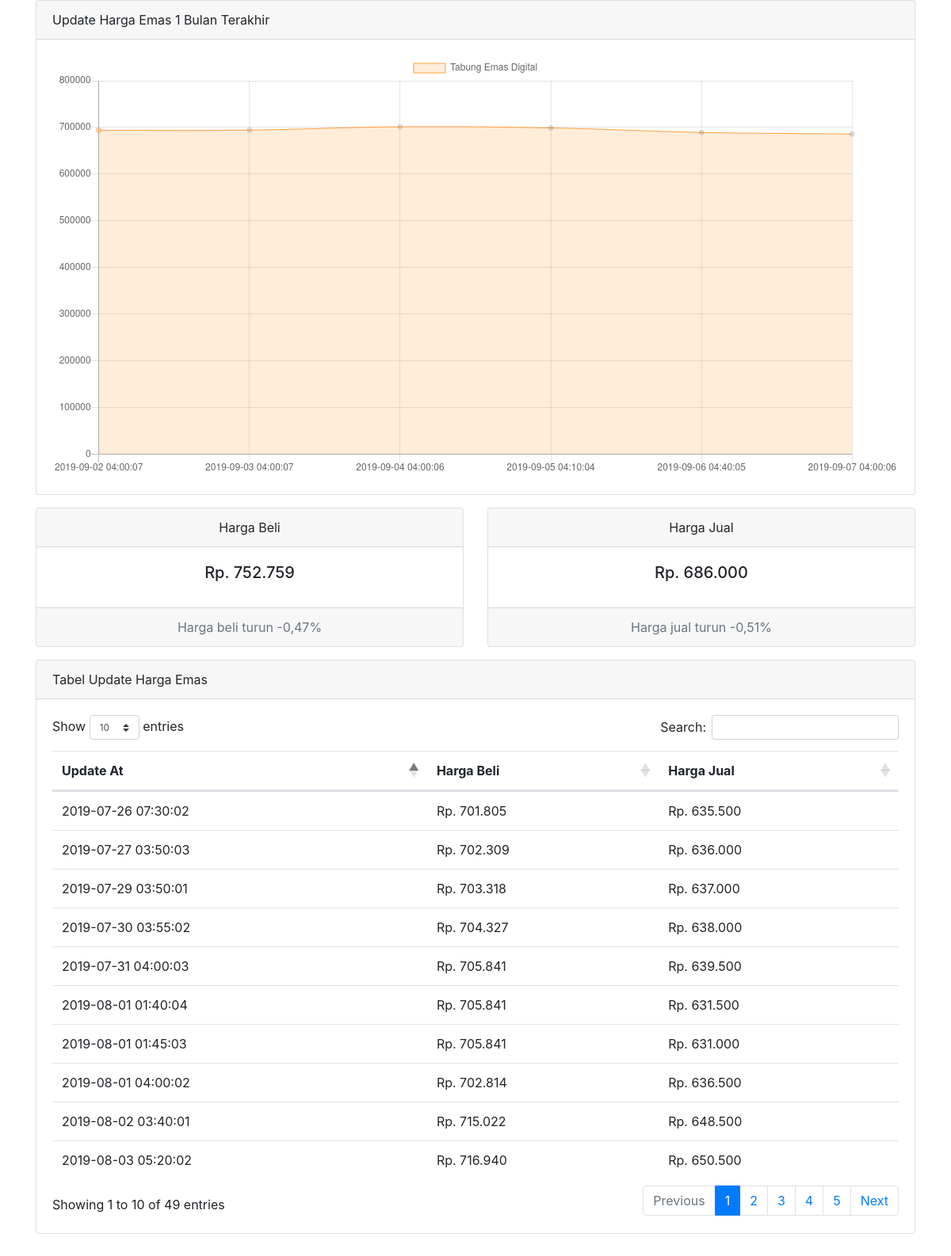
The page / on the database its author committed.
### tables this page shows
CREATE TABLE `t_update_ubs` (
  `IDX` bigint(20) NOT NULL,
  `UPDATE_AT` timestamp NOT NULL DEFAULT current_timestamp() ON UPDATE current_timestamp(),
  `HRG_BELI` text NOT NULL,
  `HRG_JUAL` text NOT NULL
);

### index.php (the view, shortened to what this page needs)
<?php
$conn = connectDb();
$var_selisih = 5000;
?>
<!DOCTYPE html>
<head>
	<link rel="stylesheet" type="text/css" href="https://cdnjs.cloudflare.com/ajax/libs/Chart.js/2.8.0/Chart.css">
	<link rel="stylesheet" href="https://maxcdn.bootstrapcdn.com/bootstrap/4.0.0/css/bootstrap.min.css">
	<link rel="stylesheet" href="https://cdn.datatables.net/1.10.18/css/dataTables.bootstrap4.min.css">
</head>
<body>
	<section>
		<div class="container">
			<div class="row">
				<div class="col-xs-12 col-sm-12 col-md-12 col-lg-12 col-xl-12">
					<div class="card mb-3">
						<div class="card-header">
							<i class="fa fa-table"></i> Update Harga Emas 1 Bulan Terakhir
						</div>
						<div class="card-body">
							<canvas id="barChart"></canvas>
						</div>
					</div>
				</div>
			</div>
		</div>
	</section>
	<?php
	$qry	= mysqli_query($conn, "SELECT `IDX`, `UPDATE_AT`, `HRG_BELI`, `HRG_JUAL` FROM `t_update_ubs` WHERE DATE_FORMAT(UPDATE_AT, '%m-%Y') = DATE_FORMAT(NOW(), '%m-%Y') ORDER BY `UPDATE_AT` ASC") or die(mysqli_error($conn));
	$qry2	= mysqli_query($conn, "SELECT `IDX`, `UPDATE_AT`, `HRG_BELI`, `HRG_JUAL` FROM `t_update_ubs` WHERE DATE_FORMAT(UPDATE_AT, '%m-%Y') = DATE_FORMAT(NOW(), '%m-%Y') ORDER BY `UPDATE_AT` ASC") or die(mysqli_error($conn));
	$qry_terbaru	= mysqli_query($conn, "SELECT `UPDATE_AT`, `HRG_BELI`, `HRG_JUAL` FROM `t_update_ubs` ORDER BY `UPDATE_AT` DESC LIMIT 2") or die(mysqli_error($conn));
	$qry3	= mysqli_query($conn, "SELECT `IDX`, `UPDATE_AT`, `HRG_BELI`, `HRG_JUAL` FROM `t_update_ubs`") or die(mysqli_error($conn));
	?>
	<script>
		// barChart
		var ctx1 = document.getElementById("barChart").getContext('2d');
		var barChart = new Chart(ctx1, {
			type: 'line',
			data: {
				labels: [
					<?php
					while ($data_jual_ubs = mysqli_fetch_assoc($qry)) {
						?> "<?php echo $data_jual_ubs['UPDATE_AT']; ?>",
					<?php
					}
					?>
				],
				datasets: [{
					label: 'Tabung Emas Digital',
					data: [
						<?php
						while ($data_njual_pl = mysqli_fetch_assoc($qry2)) {
							$hrgjual	= explode(',', $data_njual_pl['HRG_JUAL']);
							$hj			= implode("", $hrgjual);
							$hj_pl		= $hj + $var_selisih;
							echo $hj_pl . ",";
						}
						?>
					],
					backgroundColor: [
						'rgba(255, 159, 64, 0.2)'
					],
					borderColor: [
						'rgba(255, 159, 64, 1)'
					],
					borderWidth: 1
				}]
			},
			options: {
				scales: {
					yAxes: [{
						ticks: {
							beginAtZero: true
						}
					}]
				}
			}
		});
	</script>
	<section>
		<?php
		$ahah	= [];
		while ($data_baru = mysqli_fetch_assoc($qry_terbaru)) :
			array_push($ahah, $data_baru);
		endwhile;
		$new_beli	= $ahah[0]['HRG_BELI'];
		$new_beli_explode = explode(",", $new_beli);
		$new_beli_implode = implode("", $new_beli_explode);
		$new_beli_fix	= $new_beli_implode - $var_selisih;
		$new_jual	= $ahah[0]['HRG_JUAL'];
		$new_jual_explode = explode(",", $new_jual);
		$new_jual_implode = implode("", $new_jual_explode);
		$new_jual_fix	= $new_jual_implode + $var_selisih;
		$old_beli	= $ahah[1]['HRG_BELI'];
		$old_beli_explode = explode(",", $old_beli);
		$old_beli_implode = implode("", $old_beli_explode);
		$old_beli_fix	= $old_beli_implode - $var_selisih;
		$old_jual	= $ahah[1]['HRG_JUAL'];
		$old_jual_explode = explode(",", $old_jual);
		$old_jual_implode = implode("", $old_jual_explode);
		$old_jual_fix	= $old_jual_implode + $var_selisih;
		$beli_persen = (($new_beli_fix - $old_beli_fix) / $old_beli_fix) * 100;
		$jual_persen = (($new_jual_fix - $old_jual_fix) / $old_jual_fix) * 100;
		if ($new_beli_fix < $old_beli_fix) {
			$keterangan_beli = "Harga beli turun " . number_format($beli_persen, 2, ",", ".") . "%";
		} else {
			$keterangan_beli = "Harga beli naik " . number_format($beli_persen, 2, ",", ".") . "%";
		}
		if ($new_jual_fix < $old_jual_fix) {
			$keterangan_jual = "Harga jual turun " . number_format($jual_persen, 2, ",", ".") . "%";
		} else {
			$keterangan_jual = "Harga jual naik " . number_format($jual_persen, 2, ",", ".") . "%";
		}
		?>
		<div class="container">
			<div class="row">
				<div class="col-sm-12 col-md-6 col-lg-6 col-xl-6">
					<div class="card text-center">
						<div class="card-header">
							Harga Beli
						</div>
						<div class="card-body">
							<h5 class="card-title">Rp. <?= number_format($new_beli_fix, 0, ',', '.'); ?></h5>
						</div>
						<div class="card-footer text-muted">
							<?= $keterangan_beli; ?>
						</div>
					</div>
				</div>
				<div class="col-sm-12 col-md-6 col-lg-6 col-xl-6">
					<div class="card text-center">
						<div class="card-header">
							Harga Jual
						</div>
						<div class="card-body">
							<h5 class="card-title">Rp. <?= number_format($new_jual_fix, 0, ',', '.'); ?></h5>
						</div>
						<div class="card-footer text-muted">
							<?= $keterangan_jual; ?>
						</div>
					</div>
				</div>
			</div>
		</div>
	</section>
	<section class="py-3">
		<div class="container">
			<div class="row">
				<div class="col-lg-12">
					<div class="card mb-3">
						<div class="card-header">
							<i class="fa fa-table"></i> Tabel Update Harga Emas
						</div>
						<div class="card-body">
							<table id="myTable" class="table">
								<thead>
									<tr>
										<th>Update At</th>
										<th>Harga Beli</th>
										<th>Harga Jual</th>
									</tr>
								</thead>
								<tbody>
									<?php
									while ($data = mysqli_fetch_assoc($qry3)) :
										$hrgbeli	= explode(',', $data['HRG_BELI']);
										$hb			= implode("", $hrgbeli);
										$hrgjual	= explode(',', $data['HRG_JUAL']);
										$hj			= implode("", $hrgjual);
										$hbaruna	= $hb - $var_selisih;
										$hjaruna	= $hj + $var_selisih;
										?>
										<tr>
											<td><?= $data['UPDATE_AT']; ?></td>
											<td><?= "Rp. " . number_format($hbaruna, 0, ',', '.'); ?></td>
											<td><?= "Rp. " . number_format($hjaruna, 0, ',', '.'); ?></td>
										</tr>
									<?php
									endwhile;
									?>
								</tbody>
							</table>
						</div>
					</div>
				</div>
			</div>
		</div>
	</section>
</body>
</html>

### rows shown on the page
t_update_ubs: HRG_BELI "752.759", HRG_JUAL "686.000"
t_update_ubs: UPDATE_AT "2019-07-26 07:30:02", HRG_BELI "701.805", HRG_JUAL "635.500"
t_update_ubs: UPDATE_AT "2019-07-27 03:50:03", HRG_BELI "702.309", HRG_JUAL "636.000"
t_update_ubs: UPDATE_AT "2019-07-29 03:50:01", HRG_BELI "703.318", HRG_JUAL "637.000"
t_update_ubs: UPDATE_AT "2019-07-30 03:55:02", HRG_BELI "704.327", HRG_JUAL "638.000"
t_update_ubs: UPDATE_AT "2019-07-31 04:00:03", HRG_BELI "705.841", HRG_JUAL "639.500"
t_update_ubs: UPDATE_AT "2019-08-01 01:40:04", HRG_BELI "705.841", HRG_JUAL "631.500"
t_update_ubs: UPDATE_AT "2019-08-01 01:45:03", HRG_BELI "705.841", HRG_JUAL "631.000"
t_update_ubs: UPDATE_AT "2019-08-01 04:00:02", HRG_BELI "702.814", HRG_JUAL "636.500"
t_update_ubs: UPDATE_AT "2019-08-02 03:40:01", HRG_BELI "715.022", HRG_JUAL "648.500"
t_update_ubs: UPDATE_AT "2019-08-03 05:20:02", HRG_BELI "716.940", HRG_JUAL "650.500"

### other values the page prints
$keterangan_beli "Harga beli turun -0,47%"
$keterangan_jual "Harga jual turun -0,51%"
chart data {{ $hj_pl }} 694000, 694500, 701500, 699000, 689500, 686000
